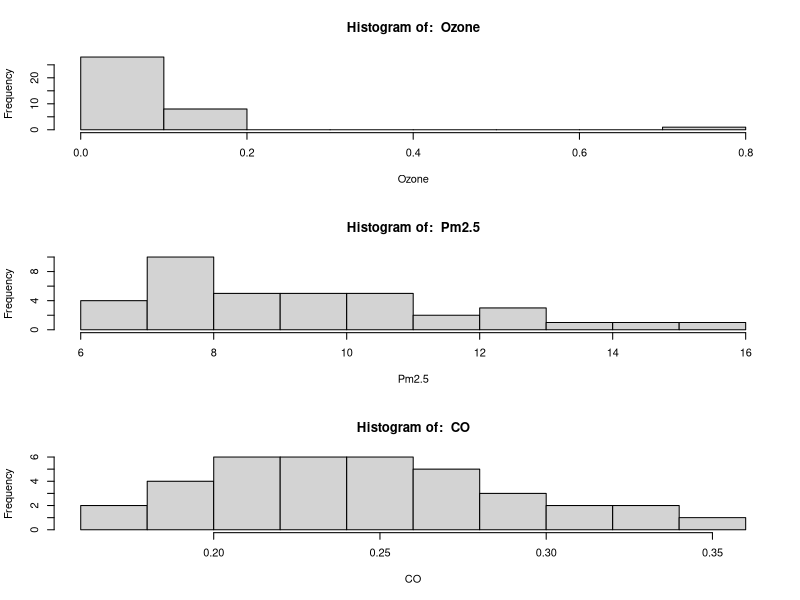
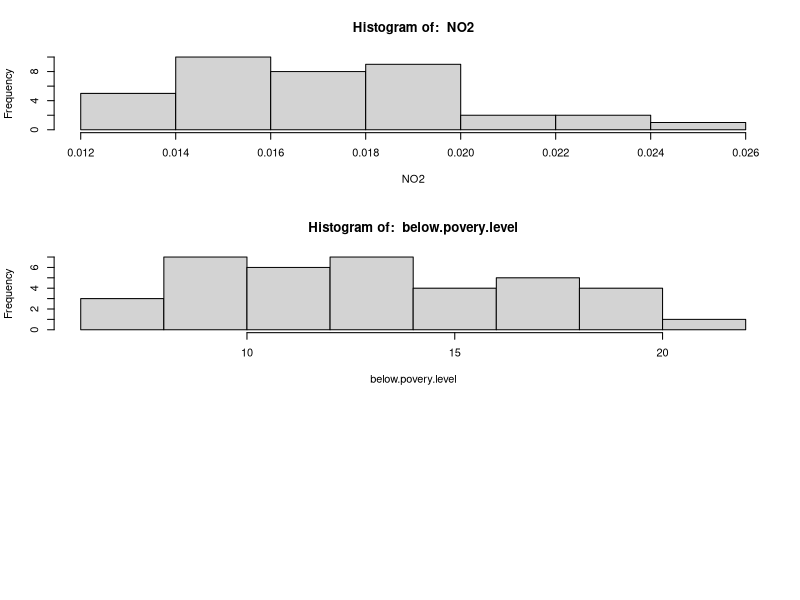
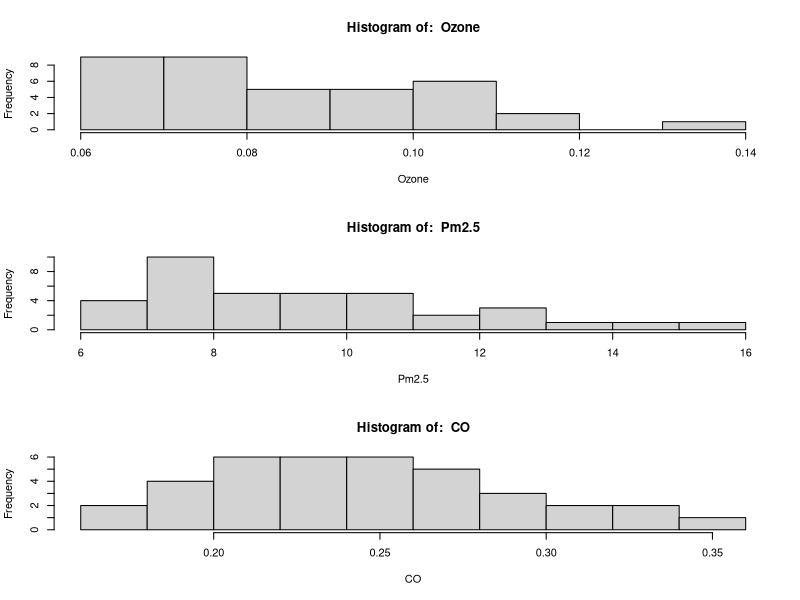
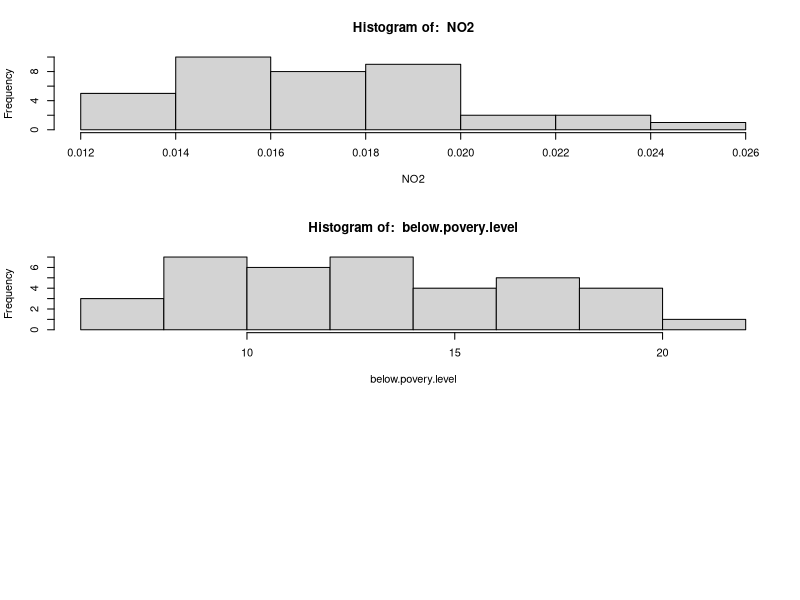
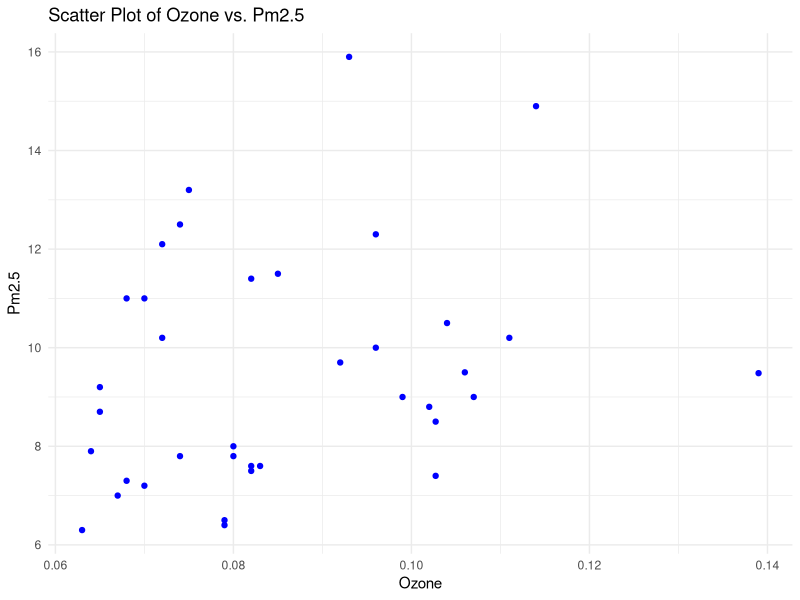
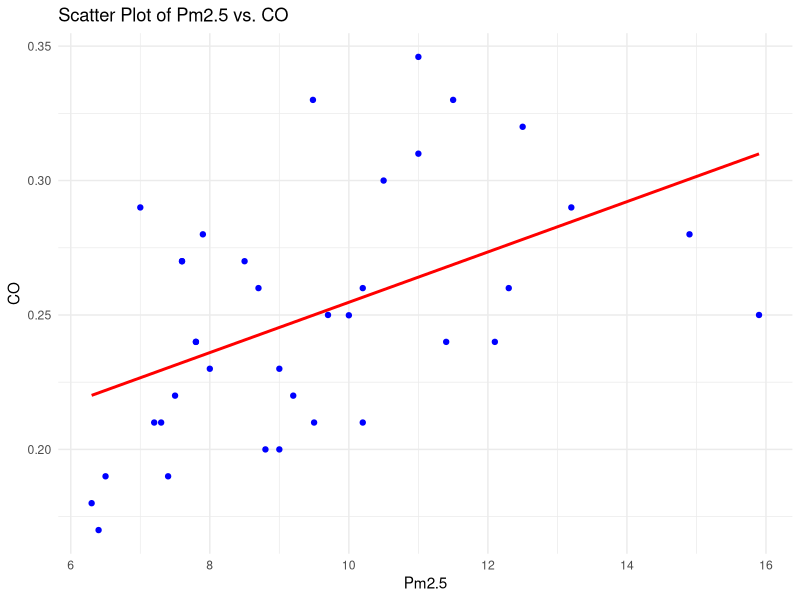
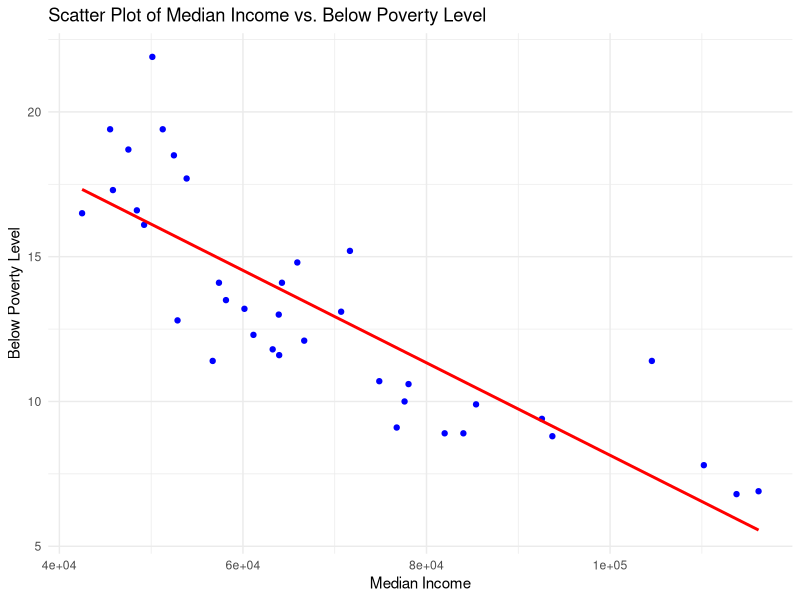
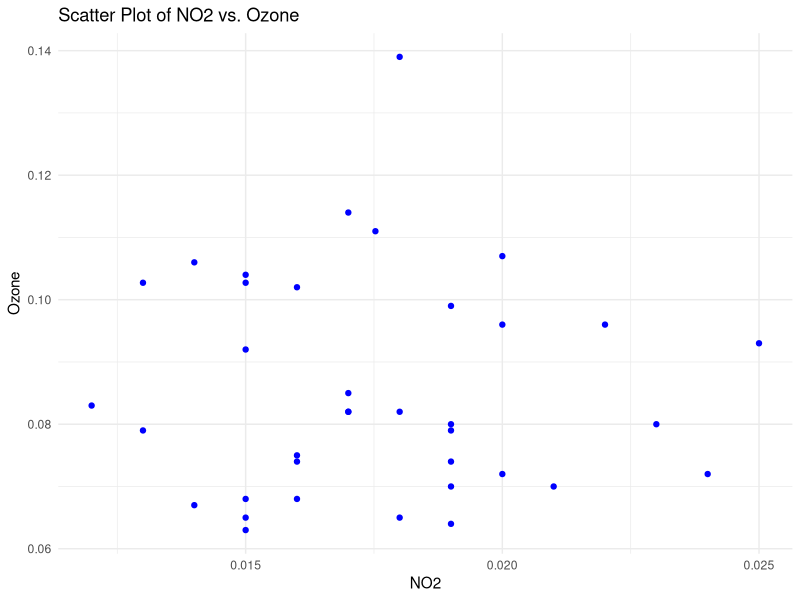

The R script that drew these images, in order:
## ---- chunk 1
knitr::opts_chunk$set(echo = TRUE)
## ---- chunk 2
library(readxl)
library(dplyr)
library(tidyr)
library(ggplot2)
## ---- chunk 3
df = read.csv("Airpollutants.csv")
head(df)
## ---- chunk 4
# Apply to each missing value in DataFrame
print(paste("The number of missing values in the df are:", sum(is.na(df))))

numeric_columns = sapply(df, is.numeric)

for(col in names(df)[numeric_columns]) {
  df[[col]][is.na(df[[col]])] = mean(df[[col]], na.rm = TRUE)
}

df$Ozone[is.na(df$Ozone)] = mean(df$Ozone, na.rm = TRUE)
print(paste("The number of missing values in the IMPUTED df are:", sum(is.na(df))))

df
## ---- chunk 5
# Check DTypes
str(df)

# white.percentage & median.income are affected columns
df$white.percentage[df$white.percentage == "white"] = NA
df$white.percentage = as.numeric(df$white.percentage)
df$white.percentage[is.na(df$white.percentage)] = mean(df$white.percentage, na.rm = TRUE)

df$median.income = gsub(',', '', df$median.income)
df$median.income = as.numeric(df$median.income)

str(df)
## ---- chunk 6
view_dist = function(df) {
  par(mfrow=c(3, 1))
  
  for (col in names(df)[numeric_columns]) {
    hist(df[[col]], main = paste("Histogram of: ", col), xlab=col)
  }
}

view_dist(df)
## ---- chunk 7
for (col in names(df)[numeric_columns]) {
  q1 = quantile(df[[col]], 0.25, na.rm = TRUE) # Q1
  q3 = quantile(df[[col]], 0.75, na.rm = TRUE) # Q3
  iqr = IQR(df[[col]], na.rm = TRUE)
  
  lower_bound <- q1 - 1.5 * iqr
  upper_bound <- q3 + 1.5 * iqr
  
  df[[col]] [df[[col]] < lower_bound | df[[col]] > upper_bound] = mean(df[[col]])
}

view_dist(df)
## ---- chunk 8
summary(df)
## ---- chunk 9
par(mfrow=c(4, 1))

# Ozone V. Pm2.5
ggplot(df, aes(x = Ozone, y = Pm2.5)) +
  geom_point(color = "blue") +
  labs(title = "Scatter Plot of Ozone vs. Pm2.5", x = "Ozone", y = "Pm2.5") +
  theme_minimal() 

# Pm2.5 vs. CO
ggplot(df, aes(x = Pm2.5, y = CO)) +
  geom_point(color = "blue") +
  geom_smooth(method = "lm", se = FALSE, color = "red") +
  labs(title = "Scatter Plot of Pm2.5 vs. CO", x = "Pm2.5", y = "CO") +
  theme_minimal() 

# Median Income V. Below Poverty Level
ggplot(df, aes(x = median.income, y = below.povery.level)) +
  geom_point(color = "blue") +
  geom_smooth(method = "lm", se = FALSE, color = "red") +
  labs(title = "Scatter Plot of Median Income vs. Below Poverty Level", x = "Median Income", y = "Below Poverty Level") +
  theme_minimal() 

# NO2 V. Ozone
ggplot(df, aes(x = NO2, y = Ozone)) +
  geom_point(color = "blue") +
  labs(title = "Scatter Plot of NO2 vs. Ozone", x = "NO2", y = "Ozone") +
  theme_minimal() 
## ---- chunk 10
# Calculate Pearson's Correlation
corr_Pm2_Ozone = cor(df$Ozone, df$Pm2.5, method = 'pearson')
corr_Pm2_CO = cor(df$Pm2.5, df$CO, method = 'pearson')
corr_Income_Poverty = cor(df$median.income, df$below.povery.level, method = 'pearson')
corr_NO2_Ozone = cor(df$NO2, df$Ozone, method = 'pearson')

cat("Correlation between Ozone and Pm2.5:", corr_Pm2_Ozone, "\n")
cat("Correlation between Pm2.5 and CO:", corr_Pm2_CO, "\n")
cat("Correlation between Median Income and Below Poverty Level:", corr_Income_Poverty, "\n")
cat("Correlation between NO2 and Ozone:", corr_NO2_Ozone, "\n")
## ---- chunk 11
# Histograms Already Completed in Prior Step **

par(mfrow=c(3, 1))

# Create Box Plots
# Ozone
ggplot(df, aes(y = Ozone)) +
  geom_boxplot(fill = "lightblue", color = "blue") +
  labs(title = "Boxplot of Ozone", y = "Ozone") +
  theme_minimal()

# Pm2.5
ggplot(df, aes(y = Pm2.5)) +
  geom_boxplot(fill = "lightblue", color = "blue") +
  labs(title = "Boxplot of Pm2.5", y = "Pm2.5") +
  theme_minimal()

# NO2
ggplot(df, aes(y = NO2)) +
  geom_boxplot(fill = "lightblue", color = "blue") +
  labs(title = "Boxplot of NO2", y = "NO2") +
  theme_minimal()
## ---- chunk 12
income_33rd <- quantile(df$median.income, 0.33)
income_67th <- quantile(df$median.income, 0.67)

df$income_class = cut(df$median.income,
  breaks = c(-Inf, income_33rd, income_67th, Inf),
  labels = c("Low Income", "Middle Class", "High Income")
)

ggplot(df, aes(x = income_class)) + 
      geom_bar(fill = "lightblue", color = "blue") +
      labs(title = "Distribution of Income Classes", x = "Income Class", y = "Count of Counties") +
      theme_minimal()
## ---- chunk 13
# Ozone boxplot by income class
ggplot(df, aes(x = income_class, y = Ozone)) +
  geom_boxplot(fill = "lightblue", color = "darkblue") +
  labs(title = "Ozone Levels Across Income Classes", x = "Income Class", y = "Ozone") +
  theme_minimal()

# Pm2.5 boxplot by income class
ggplot(df, aes(x = income_class, y = Pm2.5)) +
  geom_boxplot(fill = "lightgreen", color = "darkgreen") +
  labs(title = "Pm2.5 Levels Across Income Classes", x = "Income Class", y = "Pm2.5") +
  theme_minimal()

# CO boxplot by income class
ggplot(df, aes(x = income_class, y = CO)) +
  geom_boxplot(fill = "lightcoral", color = "darkred") +
  labs(title = "CO Levels Across Income Classes", x = "Income Class", y = "CO") +
  theme_minimal()

# NO2 boxplot by income class
ggplot(df, aes(x = income_class, y = NO2)) +
  geom_boxplot(fill = "lightyellow", color = "darkorange") +
  labs(title = "NO2 Levels Across Income Classes", x = "Income Class", y = "NO2") +
  theme_minimal()
## ---- chunk 14
df$poverty_class <- cut(df$below.povery.level,
                        breaks = c(-Inf, 15, 30, Inf),
                        labels = c("Low Poverty", "Moderate Poverty", "High Poverty"))

ggplot(df, aes(x = poverty_class)) +
  geom_bar(fill = "skyblue", color = "blue") +
  labs(title = "Distribution of Counties Across Poverty Levels", x = "Poverty Level", y = "Count of Counties") +
  theme_minimal()
## ---- chunk 15
# Ozone boxplot by poverty class
ggplot(df, aes(x = poverty_class, y = Ozone)) +
  geom_boxplot(fill = "lightblue", color = "darkblue") +
  labs(title = "Ozone Levels Across Poverty Levels", x = "Poverty Level", y = "Ozone") +
  theme_minimal()

# Pm2.5 boxplot by poverty class
ggplot(df, aes(x = poverty_class, y = Pm2.5)) +
  geom_boxplot(fill = "lightgreen", color = "darkgreen") +
  labs(title = "Pm2.5 Levels Across Poverty Levels", x = "Poverty Level", y = "Pm2.5") +
  theme_minimal()

# CO boxplot by poverty class
ggplot(df, aes(x = poverty_class, y = CO)) +
  geom_boxplot(fill = "lightcoral", color = "darkred") +
  labs(title = "CO Levels Across Poverty Levels", x = "Poverty Level", y = "CO") +
  theme_minimal()

# NO2 boxplot by poverty class
ggplot(df, aes(x = poverty_class, y = NO2)) +
  geom_boxplot(fill = "lightyellow", color = "darkorange") +
  labs(title = "NO2 Levels Across Poverty Levels", x = "Poverty Level", y = "NO2") +
  theme_minimal()
## ---- chunk 16
# Check the unique values and the distribution of poverty levels
summary(df$below.povery.level)
table(df$poverty_class)
